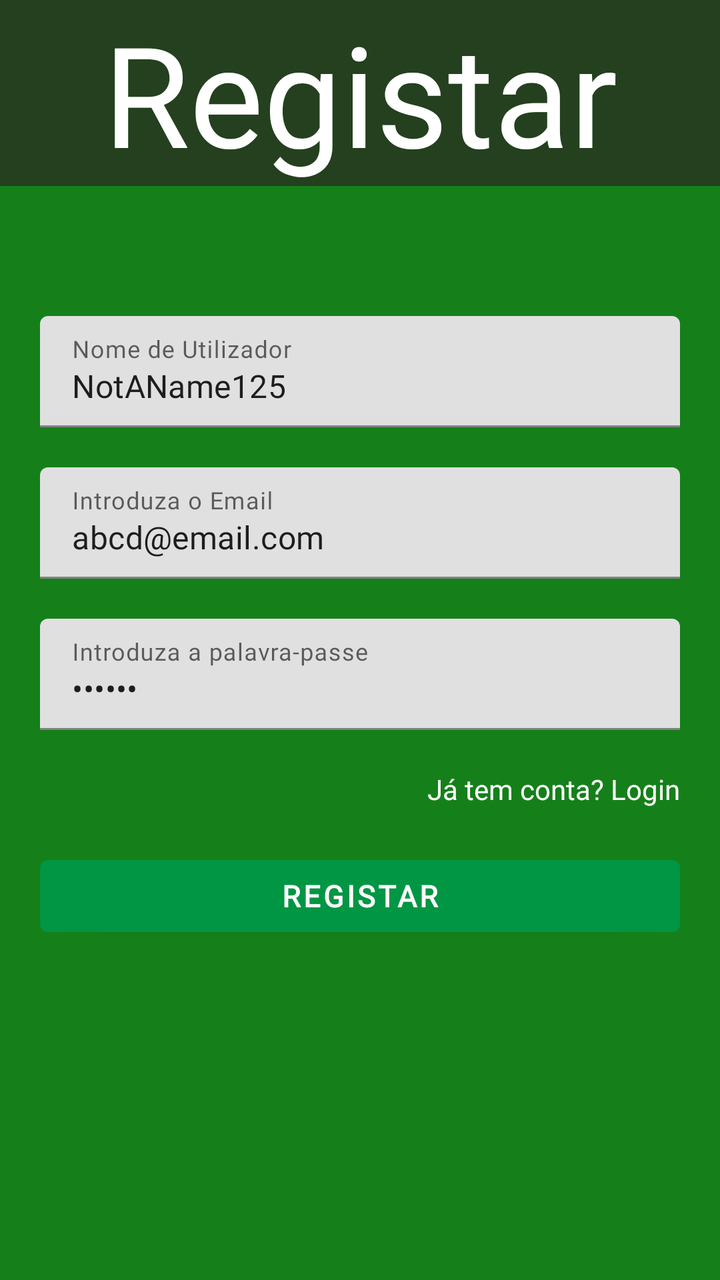
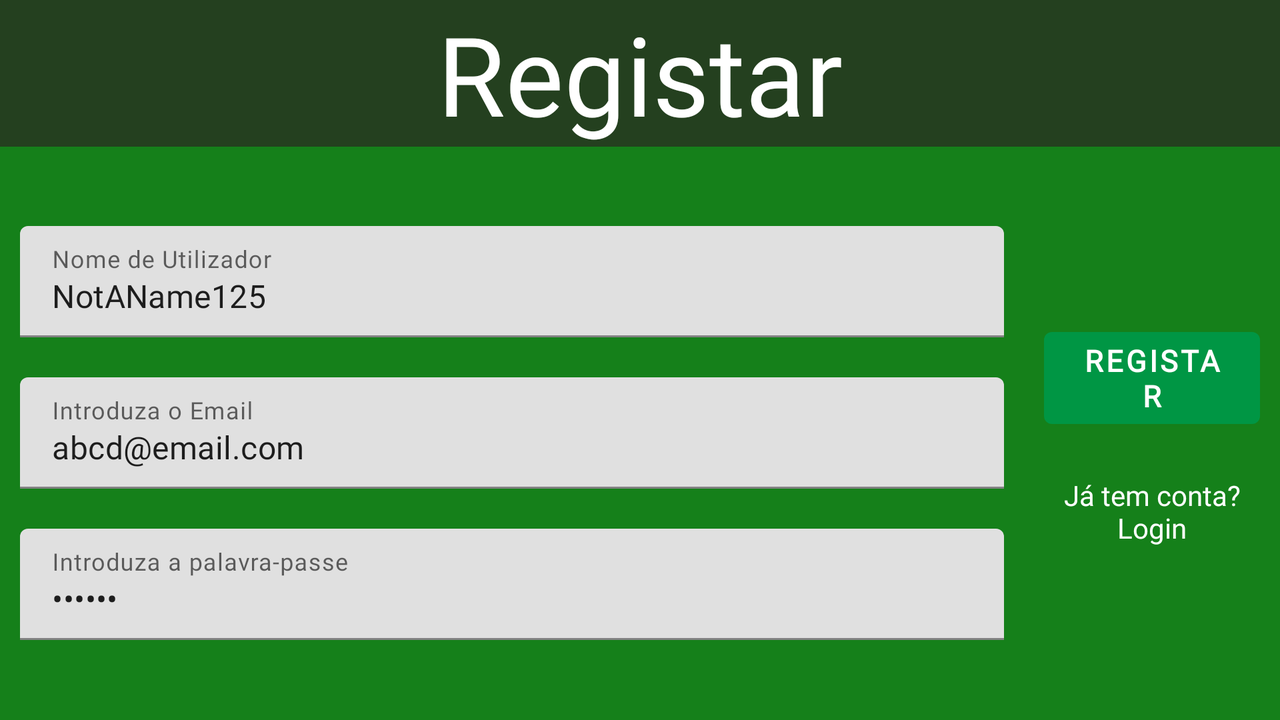

Compare how this app lays out the same screen by default and in its alternative resource folder. The renders come first, then the two layout files and the values they reference.
<!-- AndroidManifest.xml: application theme Theme.AMov_TP_Reversi_Grupo35 -->
<!-- res/layout/activity_register.xml -->
<?xml version="1.0" encoding="utf-8"?>
<androidx.constraintlayout.widget.ConstraintLayout xmlns:android="http://schemas.android.com/apk/res/android"
    xmlns:app="http://schemas.android.com/apk/res-auto"
    xmlns:tools="http://schemas.android.com/tools"
    android:layout_width="match_parent"
    android:layout_height="match_parent"
    android:background="@color/green">


    <TextView
        android:id="@+id/textView"
        android:layout_width="match_parent"
        android:layout_height="wrap_content"
        android:background="@color/dark_green"
        android:fontFamily="@font/baloo2_bold"
        android:gravity="center"
        android:text="@string/registar"
        android:textColor="@color/white"
        android:textSize="70dp"
        app:layout_constraintBottom_toBottomOf="parent"
        app:layout_constraintEnd_toEndOf="parent"
        app:layout_constraintStart_toStartOf="parent"
        app:layout_constraintTop_toTopOf="parent"
        app:layout_constraintVertical_bias="0.0" />

    <com.google.android.material.textfield.TextInputLayout
        android:id="@+id/til_login_username"
        android:layout_width="match_parent"
        android:layout_height="wrap_content"
        android:layout_margin="20dp"
        android:hint="@string/username"
        app:layout_constraintBottom_toBottomOf="parent"
        app:layout_constraintEnd_toEndOf="parent"
        app:layout_constraintStart_toStartOf="parent"
        app:layout_constraintTop_toBottomOf="@+id/textView"
        app:layout_constraintVertical_bias="0.1"
        >

        <EditText
            android:id="@+id/ed_register_username"
            android:layout_width="match_parent"
            android:layout_height="wrap_content"
            android:inputType="text"
            tools:text="NotAName125"></EditText>

    </com.google.android.material.textfield.TextInputLayout>


    <com.google.android.material.textfield.TextInputLayout
        android:id="@+id/til_login_email"
        android:layout_width="match_parent"
        android:layout_height="wrap_content"
        android:layout_margin="20dp"
        android:hint="@string/introduza_email"
        app:layout_constraintBottom_toBottomOf="parent"
        app:layout_constraintEnd_toEndOf="parent"
        app:layout_constraintStart_toStartOf="parent"
        app:layout_constraintTop_toBottomOf="@+id/til_login_username"
        app:layout_constraintVertical_bias="0.0">

        <EditText
            android:id="@+id/ed_register_email"
            android:layout_width="match_parent"
            android:layout_height="match_parent"
            android:inputType="textEmailAddress"
            tools:text="abcd@email.com"></EditText>

    </com.google.android.material.textfield.TextInputLayout>


    <com.google.android.material.textfield.TextInputLayout
        android:id="@+id/til_login_password"
        android:layout_width="match_parent"
        android:layout_height="wrap_content"
        android:layout_margin="20dp"
        android:hint="@string/introduza_password"
        app:layout_constraintBottom_toBottomOf="parent"
        app:layout_constraintEnd_toEndOf="parent"
        app:layout_constraintStart_toStartOf="parent"
        app:layout_constraintTop_toBottomOf="@+id/til_login_email"
        app:layout_constraintVertical_bias="0.0">

        <EditText
            android:id="@+id/ed_register_password"
            android:layout_width="match_parent"
            android:layout_height="wrap_content"
            android:inputType="textPassword"
            tools:text="******"></EditText>
    </com.google.android.material.textfield.TextInputLayout>

    <TextView
        android:id="@+id/tv_jatemconta"
        android:layout_width="0dp"
        android:layout_height="wrap_content"
        android:layout_margin="20dp"
        android:gravity="right"
        android:text="@string/ja_tem_login"
        android:textColor="@color/white"
        android:textSize="14sp"
        app:layout_constraintBottom_toBottomOf="parent"
        app:layout_constraintEnd_toEndOf="parent"
        app:layout_constraintStart_toStartOf="parent"
        app:layout_constraintTop_toBottomOf="@+id/til_login_password"
        app:layout_constraintVertical_bias="0.0"></TextView>

    <Button
        android:id="@+id/btn_register"
        android:layout_width="match_parent"
        android:layout_height="wrap_content"
        android:layout_margin="20dp"
        android:layout_marginBottom="116dp"
        android:text="@string/registar"
        android:textColor="@color/white"
        android:textSize="15sp"
        android:textStyle="bold"
        app:layout_constraintBottom_toBottomOf="parent"

        app:layout_constraintEnd_toEndOf="parent"
        app:layout_constraintStart_toStartOf="parent"
        app:layout_constraintTop_toBottomOf="@+id/tv_jatemconta"
        app:layout_constraintVertical_bias="0.0"></Button>

</androidx.constraintlayout.widget.ConstraintLayout>
<!-- resources referenced by this layout -->
<resources>
  <color name="dark_green">#24401F</color>
  <color name="green">#15801A</color>
  <color name="white">#FFFFFFFF</color>
  <string name="introduza_email">Introduza o Email</string>
  <string name="introduza_password">Introduza a palavra-passe</string>
  <string name="ja_tem_login">Já tem conta? Login</string>
  <string name="registar">Registar</string>
  <string name="username">Nome de Utilizador</string>
  <style name="Theme.AMov_TP_Reversi_Grupo35" parent="Theme.MaterialComponents.DayNight.DarkActionBar">
          
          <item name="colorPrimary">#009644</item>
          <item name="colorPrimaryVariant">#00602C</item>
          <item name="colorOnPrimary">@color/white</item>
          
          <item name="colorSecondary">@color/teal_200</item>
          <item name="colorSecondaryVariant">@color/teal_700</item>
          <item name="colorOnSecondary">@color/black</item>
          
          <item name="android:statusBarColor" tools:targetApi="l">?attr/colorPrimaryVariant</item>
          
          <item name="fontFamily">@font/baloo2_regular</item>
      </style>
  <color name="teal_200">#FF03DAC5</color>
  <color name="teal_700">#FF018786</color>
  <color name="black">#FF000000</color>
</resources>
<!-- res/layout-land/activity_register.xml (the repository's variant of the layout above) -->
<!-- drawn on the phone turned sideways -->
<?xml version="1.0" encoding="utf-8"?>
<LinearLayout xmlns:android="http://schemas.android.com/apk/res/android"
    xmlns:app="http://schemas.android.com/apk/res-auto"
    xmlns:tools="http://schemas.android.com/tools"
    android:layout_width="match_parent"
    android:layout_height="match_parent"
    android:background="@color/green"
    android:orientation="vertical">


    <TextView
        android:id="@+id/textView"
        android:layout_width="match_parent"
        android:layout_height="wrap_content"
        android:background="@color/dark_green"
        android:fontFamily="@font/baloo2_bold"
        android:gravity="center"
        android:text="@string/registar"
        android:textColor="@color/white"
        android:textSize="55dp"
        app:layout_constraintBottom_toBottomOf="parent"
        app:layout_constraintEnd_toEndOf="parent"
        app:layout_constraintStart_toStartOf="parent"
        app:layout_constraintTop_toTopOf="parent"
        app:layout_constraintVertical_bias="0.0" />

    <LinearLayout
        android:layout_width="match_parent"
        android:layout_height="match_parent"
        android:orientation="horizontal">

        <LinearLayout
            android:layout_width="0dp"
            android:layout_height="match_parent"
            android:layout_weight="4"
            android:orientation="vertical"
            android:gravity="center">

            <com.google.android.material.textfield.TextInputLayout
                android:id="@+id/til_login_username"
                android:layout_width="match_parent"
                android:layout_height="wrap_content"
                android:layout_margin="10dp"
                android:hint="@string/username"
                >

                <EditText
                    android:id="@+id/ed_register_username"
                    android:layout_width="match_parent"
                    android:layout_height="wrap_content"
                    android:inputType="text"
                    tools:text="NotAName125"/>

            </com.google.android.material.textfield.TextInputLayout>


            <com.google.android.material.textfield.TextInputLayout
                android:id="@+id/til_login_email"
                android:layout_width="match_parent"
                android:layout_height="wrap_content"
                android:layout_margin="10dp"
                android:hint="@string/introduza_email">

                <EditText
                    android:id="@+id/ed_register_email"
                    android:layout_width="match_parent"
                    android:layout_height="match_parent"
                    android:inputType="textEmailAddress"
                    tools:text="abcd@email.com"/>

            </com.google.android.material.textfield.TextInputLayout>


            <com.google.android.material.textfield.TextInputLayout
                android:id="@+id/til_login_password"
                android:layout_width="match_parent"
                android:layout_height="wrap_content"
                android:layout_margin="10dp"
                android:hint="@string/introduza_password">

                <EditText
                    android:id="@+id/ed_register_password"
                    android:layout_width="match_parent"
                    android:layout_height="wrap_content"
                    android:inputType="textPassword"
                    tools:text="******"/>
            </com.google.android.material.textfield.TextInputLayout>



        </LinearLayout>

        <LinearLayout
            android:layout_width="0dp"
            android:layout_height="match_parent"
            android:layout_weight="1"
            android:orientation="vertical"
            android:gravity="center">
            <Button
                android:id="@+id/btn_register"
                android:layout_width="match_parent"
                android:layout_height="wrap_content"
                android:layout_margin="10dp"
                android:layout_marginBottom="120dp"
                android:text="@string/registar"
                android:textColor="@color/white"
                android:textSize="15sp"
                android:textStyle="bold"
                app:layout_constraintBottom_toBottomOf="parent"

                app:layout_constraintEnd_toEndOf="parent"
                app:layout_constraintStart_toStartOf="parent"
                app:layout_constraintTop_toBottomOf="@+id/tv_jatemconta"
                app:layout_constraintVertical_bias="0.0"/>

            <TextView
                android:id="@+id/tv_jatemconta"
                android:layout_width="match_parent"
                android:layout_height="wrap_content"
                android:layout_margin="10dp"
                android:gravity="center"
                android:text="@string/ja_tem_login"
                android:textColor="@color/white"
                android:textSize="14sp"/>
        </LinearLayout>
    </LinearLayout>



</LinearLayout>
